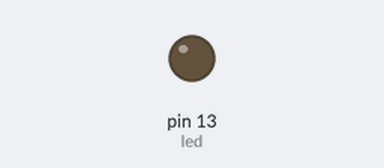
A sketch run on a simulated Arduino Uno, built with avr-gcc and run on an emulated ATmega328P. Shown: output pins drawn as LEDs (lit = HIGH).

Above: at 0.3 s.
At 4.6 s:
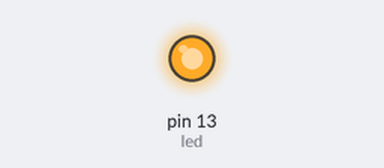
Timing chart, 0 to 7.0 s (numbered marks = the images above):
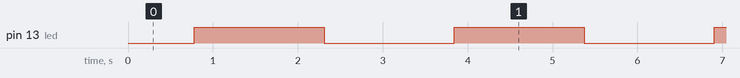

Measured:
- by itself, pin 13 (led): alternates HIGH for 1.5 s and LOW for 1.5 s

The sketch:

target_sender_ItsyBitsy.ino
```cpp
#include <base64.hpp>
#include <Wire.h>

int led = LED_BUILTIN;
int brightness = 0;
int fadeAmount = 5;

void setup()
{
  pinMode(led, OUTPUT);
  Wire.begin(0x30);
  Wire.onRequest(requestEvent);
}

void fade()
{
  analogWrite(led, brightness);

  brightness = brightness + fadeAmount;

  if (brightness <= 0 || brightness >= 255) {
    fadeAmount = -fadeAmount;
  }
  delay(30);
}

void loop()
{
  //delay(100);
  fade();
}

void requestEvent()
{
  Wire.write("Hello from ItsyBitsy!");
}
```
